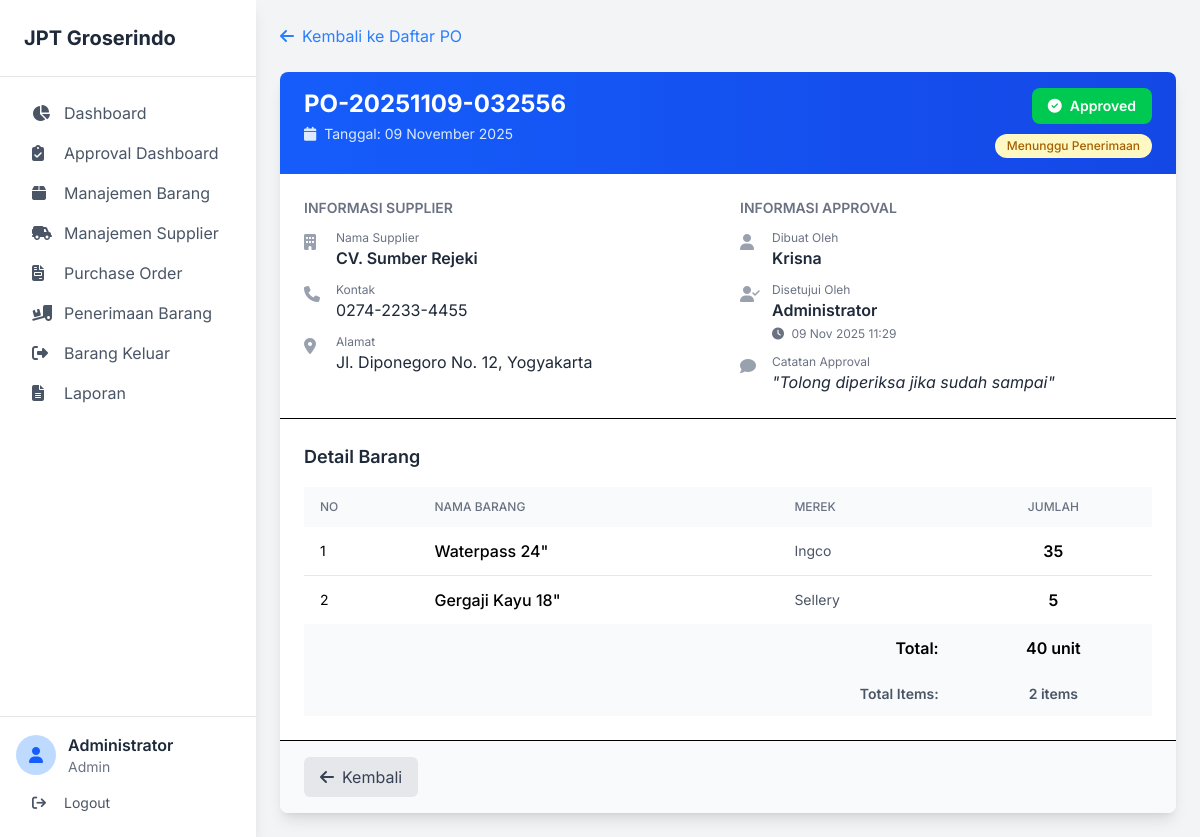
The app's page /index.php?page=po-detail&id=8 (signed in) with its own data.
### tables this page shows
CREATE TABLE `purchase_orders` (
  `id_po` int(11) NOT NULL AUTO_INCREMENT,
  `kode_po` varchar(50) NOT NULL,
  `tanggal_po` date NOT NULL,
  `id_supplier` int(11) NOT NULL,
  `id_user` int(11) NOT NULL,
  `status` enum('Menunggu Penerimaan','Selesai Diterima','Dibatalkan') DEFAULT 'Menunggu Penerimaan',
  `status_approval` enum('Pending','Approved','Declined') DEFAULT 'Pending',
  `approved_by` int(11) DEFAULT NULL,
  `approved_at` datetime DEFAULT NULL,
  `approval_notes` text DEFAULT NULL,
  PRIMARY KEY (`id_po`),
  UNIQUE KEY `kode_po` (`kode_po`),
  KEY `id_supplier` (`id_supplier`),
  KEY `id_user` (`id_user`),
  KEY `approved_by` (`approved_by`),
  CONSTRAINT `purchase_orders_ibfk_1` FOREIGN KEY (`id_supplier`) REFERENCES `suppliers` (`id_supplier`),
  CONSTRAINT `purchase_orders_ibfk_2` FOREIGN KEY (`id_user`) REFERENCES `users` (`id_user`),
  CONSTRAINT `purchase_orders_ibfk_3` FOREIGN KEY (`approved_by`) REFERENCES `users` (`id_user`)
);

CREATE TABLE `suppliers` (
  `id_supplier` int(11) NOT NULL AUTO_INCREMENT,
  `nama_supplier` varchar(255) NOT NULL,
  `alamat` text DEFAULT NULL,
  `telepon` varchar(20) DEFAULT NULL,
  PRIMARY KEY (`id_supplier`)
);

CREATE TABLE `users` (
  `id_user` int(11) NOT NULL AUTO_INCREMENT,
  `nama_lengkap` varchar(255) NOT NULL,
  `username` varchar(100) NOT NULL,
  `password` varchar(255) NOT NULL,
  `role` enum('Admin','Staf Purchasing','Staf Penerimaan') NOT NULL,
  PRIMARY KEY (`id_user`),
  UNIQUE KEY `username` (`username`)
);

CREATE TABLE `po_details` (
  `id_po_detail` int(11) NOT NULL AUTO_INCREMENT,
  `id_po` int(11) NOT NULL,
  `id_barang` varchar(20) NOT NULL,
  `jumlah_pesan` int(11) NOT NULL,
  PRIMARY KEY (`id_po_detail`),
  KEY `id_po` (`id_po`),
  KEY `id_barang` (`id_barang`),
  CONSTRAINT `po_details_ibfk_1` FOREIGN KEY (`id_po`) REFERENCES `purchase_orders` (`id_po`) ON DELETE CASCADE ON UPDATE CASCADE,
  CONSTRAINT `po_details_ibfk_2` FOREIGN KEY (`id_barang`) REFERENCES `barang` (`id_barang`)
);

CREATE TABLE `barang` (
  `id_barang` varchar(20) NOT NULL,
  `nama_barang` varchar(255) NOT NULL,
  `merek` varchar(100) DEFAULT NULL,
  `stok` int(11) NOT NULL DEFAULT 0,
  `lokasi` varchar(100) DEFAULT NULL,
  PRIMARY KEY (`id_barang`)
);

### pages/po_detail.php (the view, shortened to what this page needs)
<?php
$id_po = (int)$_GET['id'];
$po = null;
$po_details = [];
try {
    $stmt_po = $pdo->prepare("
        SELECT po.*, s.nama_supplier, s.telepon, s.alamat,
               u_created.nama_lengkap as created_by_name,
               u_approved.nama_lengkap as approved_by_name
        FROM purchase_orders po
        JOIN suppliers s ON po.id_supplier = s.id_supplier
        LEFT JOIN users u_created ON po.id_user = u_created.id_user
        LEFT JOIN users u_approved ON po.approved_by = u_approved.id_user
        WHERE po.id_po = ?
    ");
    $stmt_po->execute([$id_po]);
    $po = $stmt_po->fetch(PDO::FETCH_ASSOC);
    $stmt_detail = $pdo->prepare("
        SELECT pod.*, b.nama_barang, b.merek
        FROM po_details pod
        JOIN barang b ON pod.id_barang = b.id_barang
        WHERE pod.id_po = ?
    ");
    $stmt_detail->execute([$id_po]);
    $po_details = $stmt_detail->fetchAll(PDO::FETCH_ASSOC);
    $total_items = count($po_details);
    $total_quantity = array_sum(array_column($po_details, 'jumlah_pesan'));
} catch (PDOException $e) {
    $error_message = 'Database error: ' . $e->getMessage();
}
?>
<div class="mb-6">
    <a href="index.php?page=purchase-order" class="text-blue-500 hover:text-blue-700 flex items-center gap-2 inline-flex">
        <i class="fa-solid fa-arrow-left"></i>
        <span>Kembali ke Daftar PO</span>
    </a>
</div>
<div class="bg-white rounded-lg shadow-lg overflow-hidden">
    <div class="bg-gradient-to-r from-blue-600 to-blue-700 px-6 py-4">
        <div class="flex justify-between items-start flex-wrap gap-4">
            <div>
                <h1 class="text-2xl font-bold text-white mb-1"><?php echo htmlspecialchars($po['kode_po']); ?></h1>
                <p class="text-blue-100 text-sm">
                    <i class="fa-solid fa-calendar mr-1"></i>
                    Tanggal: <?php echo date('d F Y', strtotime($po['tanggal_po'])); ?>
                </p>
            </div>
            <div class="text-right">
                <?php
                $approval_status = $po['status_approval'] ?? 'Pending';
                $badge_class = '';
                $icon = '';
                if ($approval_status === 'Approved') {
                    $badge_class = 'bg-green-500 text-white';
                    $icon = '<i class="fa-solid fa-check-circle mr-2"></i>';
                } elseif ($approval_status === 'Declined') {
                    $badge_class = 'bg-red-500 text-white';
                    $icon = '<i class="fa-solid fa-times-circle mr-2"></i>';
                } else {
                    $badge_class = 'bg-yellow-500 text-white';
                    $icon = '<i class="fa-solid fa-clock mr-2"></i>';
                }
                ?>
                <span class="inline-block px-4 py-2 rounded-lg font-semibold text-sm <?php echo $badge_class; ?>">
                    <?php echo $icon . htmlspecialchars($approval_status); ?>
                </span>
                <div class="mt-2">
                    <?php
                    $status = $po['status'];
                    $status_class = '';
                    if ($status === 'Selesai Diterima') {
                        $status_class = 'bg-blue-100 text-blue-700';
                    } elseif ($status === 'Dibatalkan') {
                        $status_class = 'bg-gray-100 text-gray-700';
                    } else {
                        $status_class = 'bg-yellow-100 text-yellow-700';
                    }
                    ?>
                    <span class="inline-block px-3 py-1 rounded-full text-xs font-medium <?php echo $status_class; ?>">
                        <?php echo htmlspecialchars($status); ?>
                    </span>
                </div>
            </div>
        </div>
    </div>
    <div class="grid grid-cols-1 md:grid-cols-2 gap-6 p-6 border-b">
        <div>
            <h3 class="text-sm font-semibold text-gray-500 uppercase mb-3">Informasi Supplier</h3>
            <div class="space-y-3">
                <div class="flex items-start">
                    <i class="fa-solid fa-building text-gray-400 mt-1 mr-3 w-5"></i>
                    <div>
                        <p class="text-xs text-gray-500">Nama Supplier</p>
                        <p class="font-semibold text-gray-800"><?php echo htmlspecialchars($po['nama_supplier']); ?></p>
                    </div>
                </div>
                <div class="flex items-start">
                    <i class="fa-solid fa-phone text-gray-400 mt-1 mr-3 w-5"></i>
                    <div>
                        <p class="text-xs text-gray-500">Kontak</p>
                        <p class="text-gray-800"><?php echo htmlspecialchars($po['telepon'] ?? '-'); ?></p>
                    </div>
                </div>
                <div class="flex items-start">
                    <i class="fa-solid fa-location-dot text-gray-400 mt-1 mr-3 w-5"></i>
                    <div>
                        <p class="text-xs text-gray-500">Alamat</p>
                        <p class="text-gray-800"><?php echo htmlspecialchars($po['alamat'] ?? '-'); ?></p>
                    </div>
                </div>
            </div>
        </div>
        <div>
            <h3 class="text-sm font-semibold text-gray-500 uppercase mb-3">Informasi Approval</h3>
            <div class="space-y-3">
                <div class="flex items-start">
                    <i class="fa-solid fa-user text-gray-400 mt-1 mr-3 w-5"></i>
                    <div>
                        <p class="text-xs text-gray-500">Dibuat Oleh</p>
                        <p class="font-semibold text-gray-800"><?php echo htmlspecialchars($po['created_by_name'] ?? 'Unknown'); ?></p>
                    </div>
                </div>
                <?php if (!empty($po['approved_by'])): ?>
                <div class="flex items-start">
                    <i class="fa-solid fa-user-check text-gray-400 mt-1 mr-3 w-5"></i>
                    <div>
                        <p class="text-xs text-gray-500">
                            <?php echo $approval_status === 'Approved' ? 'Disetujui Oleh' : 'Ditolak Oleh'; ?>
                        </p>
                        <p class="font-semibold text-gray-800"><?php echo htmlspecialchars($po['approved_by_name']); ?></p>
                        <?php if (!empty($po['approved_at'])): ?>
                        <p class="text-xs text-gray-500 mt-1">
                            <i class="fa-solid fa-clock mr-1"></i>
                            <?php echo date('d M Y H:i', strtotime($po['approved_at'])); ?>
                        </p>
                        <?php endif; ?>
                    </div>
                </div>
                <?php endif; ?>
                <?php if (!empty($po['approval_notes'])): ?>
                <div class="flex items-start">
                    <i class="fa-solid fa-comment text-gray-400 mt-1 mr-3 w-5"></i>
                    <div>
                        <p class="text-xs text-gray-500">Catatan Approval</p>
                        <p class="text-gray-800 italic">"<?php echo htmlspecialchars($po['approval_notes']); ?>"</p>
                    </div>
                </div>
                <?php endif; ?>
            </div>
        </div>
    </div>
    <div class="p-6">
        <h3 class="text-lg font-semibold text-gray-800 mb-4">Detail Barang</h3>
        <div class="overflow-x-auto">
            <table class="w-full table-auto">
                <thead class="bg-gray-50">
                    <tr>
                        <th class="px-4 py-3 text-left text-xs font-medium text-gray-500 uppercase">No</th>
                        <th class="px-4 py-3 text-left text-xs font-medium text-gray-500 uppercase">Nama Barang</th>
                        <th class="px-4 py-3 text-left text-xs font-medium text-gray-500 uppercase">Merek</th>
                        <th class="px-4 py-3 text-center text-xs font-medium text-gray-500 uppercase">Jumlah</th>
                    </tr>
                </thead>
                <tbody class="divide-y divide-gray-200">
                    <?php if (count($po_details) > 0): ?>
                        <?php foreach ($po_details as $index => $detail): ?>
                        <tr class="hover:bg-gray-50">
                            <td class="px-4 py-3 text-sm"><?php echo $index + 1; ?></td>
                            <td class="px-4 py-3 font-medium"><?php echo htmlspecialchars($detail['nama_barang']); ?></td>
                            <td class="px-4 py-3 text-sm text-gray-600"><?php echo htmlspecialchars($detail['merek'] ?? '-'); ?></td>
                            <td class="px-4 py-3 text-center font-semibold"><?php echo number_format($detail['jumlah_pesan'], 0, ',', '.'); ?></td>
                        </tr>
                        <?php endforeach; ?>
                    <?php endif; ?>
                </tbody>
                <?php if (count($po_details) > 0): ?>
                <tfoot class="bg-gray-50 font-semibold">
                    <tr>
                        <td colspan="3" class="px-4 py-3 text-right">Total:</td>
                        <td class="px-4 py-3 text-center"><?php echo number_format($total_quantity, 0, ',', '.'); ?> unit</td>
                    </tr>
                    <tr>
                        <td colspan="3" class="px-4 py-3 text-right text-sm text-gray-600">Total Items:</td>
                        <td class="px-4 py-3 text-center text-sm text-gray-600"><?php echo $total_items; ?> items</td>
                    </tr>
                </tfoot>
                <?php endif; ?>
            </table>
        </div>
    </div>
    <div class="bg-gray-50 px-6 py-4 flex justify-between items-center border-t flex-wrap gap-3">
        <a href="index.php?page=purchase-order"
           class="px-4 py-2 bg-gray-200 text-gray-700 rounded-md hover:bg-gray-300 transition-colors inline-flex items-center">
            <i class="fa-solid fa-arrow-left mr-2"></i>Kembali
        </a>
    </div>
</div>

### includes/header.php (style rules this page uses)
body { font-family: 'Inter', sans-serif; }

### records on screen
purchase_orders: kode_po "PO-20251109-032556", tanggal_po "09 November 2025", status_approval "Approved", status "Menunggu Penerimaan", id_supplier.nama_supplier "CV. Sumber Rejeki", id_supplier.telepon "0274-2233-4455", id_supplier.alamat "Jl. Diponegoro No. 12, Yogyakarta", id_user.nama_lengkap "Krisna", approved_by.nama_lengkap "Administrator", approved_at "09 Nov 2025 11:29", approval_notes "Tolong diperiksa jika sudah sampai"
po_details: id_barang.nama_barang "Waterpass 24\"", id_barang.merek "Ingco", jumlah_pesan "35"
po_details: id_barang.nama_barang "Gergaji Kayu 18\"", id_barang.merek "Sellery", jumlah_pesan "5"

### other values on screen
$item['label'] "Dashboard"
$item['label'] "Approval Dashboard"
$item['label'] "Manajemen Barang"
$item['label'] "Manajemen Supplier"
$item['label'] "Purchase Order"
$item['label'] "Penerimaan Barang"
$item['label'] "Barang Keluar"
$item['label'] "Laporan"
$_SESSION['nama_lengkap'] "Administrator"
$_SESSION['role'] "Admin"
$total_quantity "40"
$total_items "2"
